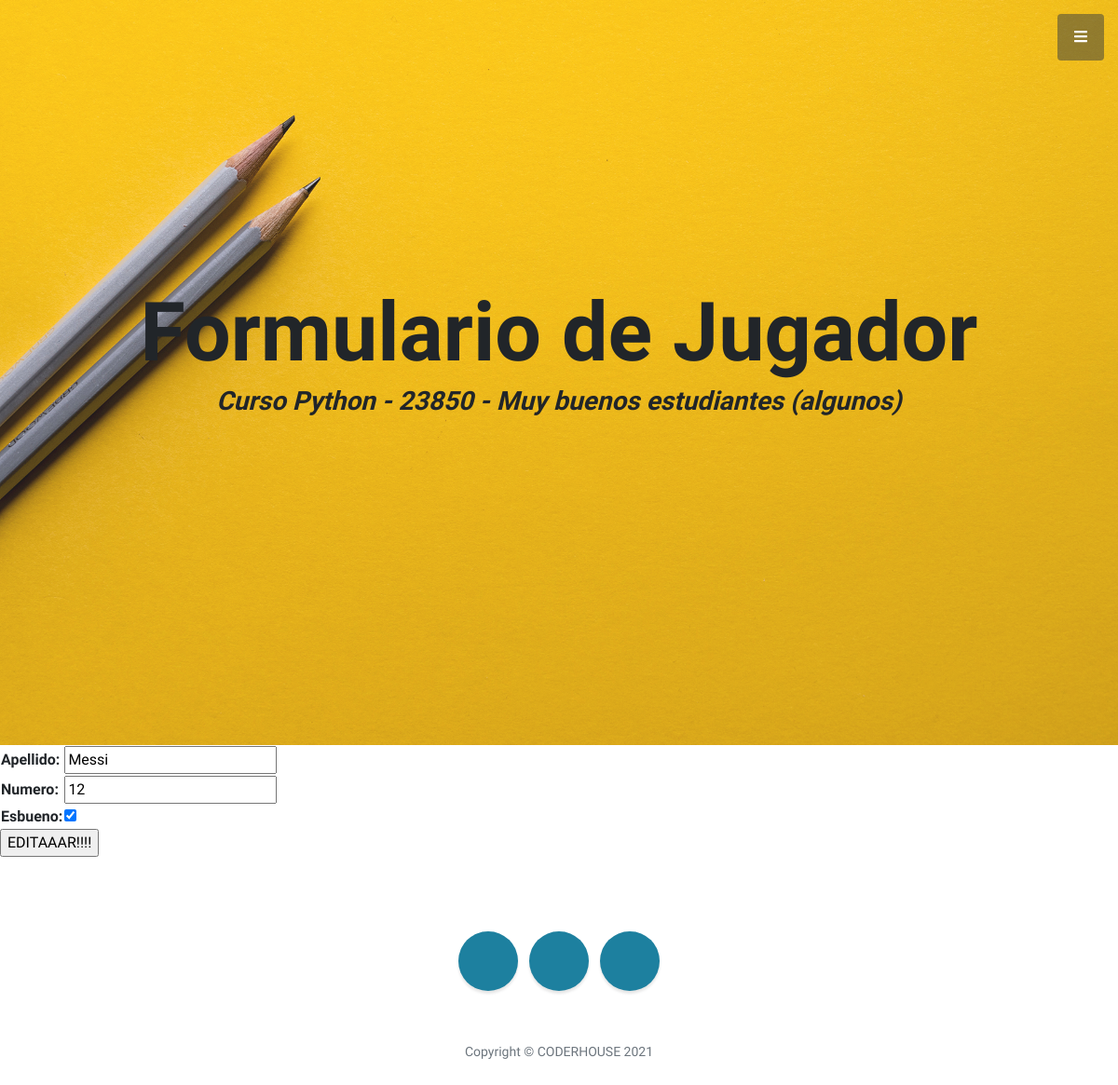
The app's page /AppCoder/editarJugador/12/ with its own data.
### AppCoder/models.py (models this page shows, shortened)
class Jugador(models.Model):
    apellido = models.CharField(max_length=40)
    numero = models.IntegerField()
    esBueno = models.BooleanField()

### AppCoder/views.py (the view)
# urls.py: path('editarJugador/<numero_para_editar>/', views.editarJugador, name="EditarJugador"),
def editarJugador(request, numero_para_editar):
    jugador = Jugador.objects.get(numero=numero_para_editar)
    if request.method == "POST":
        miFormulario = JugadorFormulario(request.POST)
        if miFormulario.is_valid():  #va con ()
            informacion = miFormulario.cleaned_data
            jugador.apellido = informacion["apellido"]
            jugador.numero = informacion["numero"]
            jugador.esBueno = informacion["esBueno"]
            jugador.save() #Es el que guarda en la BD
            return render(request, 'AppCoder/inicio.html')
    else:
        miFormulario = JugadorFormulario(initial={"apellido":jugador.apellido,"numero":jugador.numero,"esBueno":jugador.esBueno})
    return render(request, 'AppCoder/editarJugador.html',{"miFormulario":miFormulario,"numero_para_editar":numero_para_editar})

### AppCoder/forms.py
class JugadorFormulario(forms.Form):
    apellido = forms.CharField(max_length=40)
    numero = forms.IntegerField()
    esBueno = forms.BooleanField()

### AppCoder/templates/AppCoder/editarJugador.html (shortened to what this page needs)
{% extends "AppCoder/padre.html" %}
{% load static %}
        {% block contenido2 %}
            <h1 class="mb-1">Formulario de Jugador</h1>
        {% endblock %}
        {% block contenido %}
            <form action="" method="POST">{% csrf_token %}
                <table>
                {{  miFormulario.as_table    }}
                </table>
                <input type="submit" value="EDITAAAR!!!!">
            </form>
        {% endblock %}

### records on screen
Jugador: apellido "Messi", numero "12", esBueno "☑"
